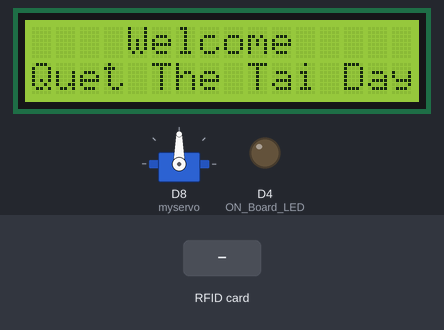
Bench run of a sketch on a simulated ESP8266 (NodeMCU). Shown: servo, 16×2 character LCD, output pins drawn as LEDs (lit = HIGH). Inputs (shaded band) come from the test bench. Random numbers use the default seed unless the sketch sets one; what the sketch prints to the serial monitor is not drawn.

Above: at 1.8 s.
1.9 s: RFID card 5E 7A 19 C4 held to the reader
At 2.9 s:
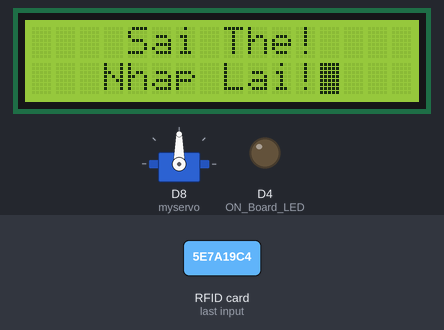
Timing chart, 0 to 4.9 s (numbered marks = the images above; inputs shaded):
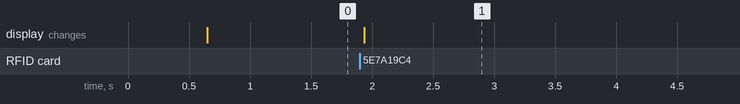

The sketch:

ngoc.ino
```cpp
//Thư viện dành cho LCD
#include <LiquidCrystal_I2C.h>
#include <Wire.h>

//Thư viện của RFID
int UID[4], i;
int ID1[4] = {236, 186, 76, 46}; //Thẻ trẻ em
int Kid_card = random(2,4);
int ID2[4] = {253, 208, 132, 175}; // Thẻ người lớn
int Adult_card = random(2,4);
#include <SPI.h>   // Chuẩn giao tiếp của RFID là SPI
#include <MFRC522.h> // Thư viện này cũng liên quan đến RFID

//Thư viện của Servo Motor
#include <Servo.h>

// 0x27 là địa chỉ mặc định của màn hình
// Màn hình là kích thức là 16x2 nên để là 16 ,2
//Tạo thuộc tính tên lcd
LiquidCrystal_I2C lcd(0x27, 16, 2); //Thiết lập địa chỉ và loại LCD
#define ON_Board_LED 2  //--> Defining an On Board LED, used for indicators when the process of connecting to a wifi router

#define SS_PIN D2  //--> SDA / SS is connected to pinout D2
#define RST_PIN D1  //--> RST is connected to pinout D1
MFRC522 mfrc522(SS_PIN, RST_PIN);  //--> Create MFRC522 instance.

Servo myservo;

void setup() {
  Serial.begin(115200); //--> Initialize serial communications with the PC   ! cái này ko quan trọng lắm
  SPI.begin();      //--> Init SPI bus   // Khởi động SPI
  Wire.begin(2, 0);  // Đặt chân SDA và SCL cho đường truyền tín hiệu. số 2 là GPIO2, số 0 là GPIO0 .
                    // Có thể Custom chân nào cũng được, miễn là chân GPIO là được

  myservo.attach(15);
  mfrc522.PCD_Init(); //--> Init MFRC522 card
  delay(500);
  Serial.println("");
  lcd.clear();
  lcd.init();                 //Bắt đầu màn hình
  lcd.backlight();            // Bật đèn nền
  lcd.setCursor(0, 0); lcd.print("    Welcome     ");
  lcd.setCursor(0, 1); lcd.print("Quet The Tai Day");
//  lcd.display();              // Hiển thị lên màn hình.
  lcd.blink();                // Nhấp nháy con trỏ ở vị trí cuối cùng
  pinMode(ON_Board_LED, OUTPUT);

}
void loop()
{
    // Nếu để thẻ mới vào, đọc 1 lần thôi; nếu để thẻ lâu thì sẽ nhận biết là thẻ đọc rồi không đọc tiếp nữa
  // Nhận biết thẻ mới thẻ cũ
  if ( ! mfrc522.PICC_IsNewCardPresent())
  {
    return;
  }

  if ( ! mfrc522.PICC_ReadCardSerial())
  {
    return;
  }
  //Đổi UID từ Hexa sang hệ 10
  Serial.print("UID của thẻ: ");
  for (byte i = 0; i < mfrc522.uid.size; i++)
  {
    Serial.print(mfrc522.uid.uidByte[i] < 0x10 ? " 0" : " ");
    UID[i] = mfrc522.uid.uidByte[i];
    Serial.print(UID[i]);
    Serial.print("\n");
  }
  if (UID[i] == ID1[i])
  {
    lcd.clear();
    lcd.setCursor(0, 0); lcd.print("  The Tre Em!!");

    if (Kid_card > 0)
    {
      lcd.setCursor(0, 1); lcd.print("So du: ");
      Kid_card -= 1;
      lcd.print(Kid_card*10000);
    }
    else{
      lcd.setCursor(0, 1); lcd.print("So Du Khong Du! ");
      return;
      }
    lcd.display();
    myservo.write(0); delay(3000);
    myservo.write(90);delay(250);
  }
  else if (UID[i] == ID2[i])
  {
    lcd.clear();
    lcd.setCursor(0, 0); lcd.print("  The Nguoi Lon!!");

    if (Adult_card > 0)
    {
      lcd.setCursor(0, 1); lcd.print("So du: ");
      Adult_card -= 1;
      lcd.print(Adult_card*20000);
    }
    else{
      lcd.setCursor(0, 1); lcd.print("So Du Khong Du! ");
      return;
      }
    lcd.display();
    myservo.write(0); delay(3000);
    myservo.write(90);delay(250);
  }

  else
  {
    lcd.clear();
    lcd.setCursor(0, 0); lcd.print("    Sai The!");
    lcd.setCursor(0, 1); lcd.print("   Nhap Lai!");
    lcd.display();
    return;

  }

  mfrc522.PICC_DumpToSerial(&(mfrc522.uid));
    mfrc522.PICC_HaltA();
  mfrc522.PCD_StopCrypto1();
}
```

Measured:
- after the input at 1.9 s, the display: changes at once (image 1)
